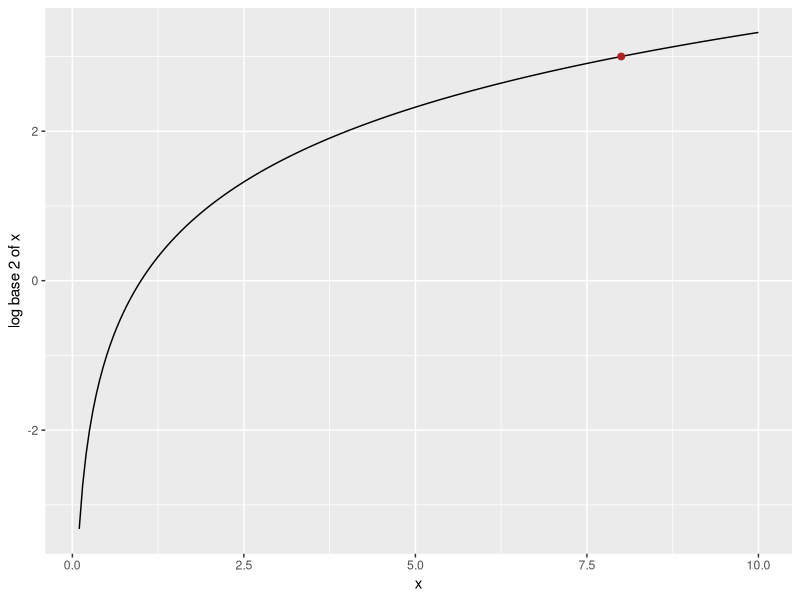

Write the R code that produced this figure.
## ---- chunk 1
#| code-fold: true
#| echo: !expr knitr::is_html_output()
#| message: false
#| warning: false
#| fig-alt: >-
#|   The graph of the logarithm to base 2 for x from 0.1 to 10. The curve
#|   rises steeply near 0, crosses the horizontal axis at x = 1, and keeps
#|   rising more slowly. A dot marks the point (8, 3).

x <- seq(0.1, 10, length.out = 200)
y <- log2(x)
curve <- tibble::tibble(x = x, y = y)
marked <- tibble::tibble(x = 8, y = 3)

log_plot <- ggplot2::ggplot(curve, ggplot2::aes(x = x, y = y)) +
  ggplot2::geom_line() +
  ggplot2::geom_point(data = marked, colour = "firebrick", size = 2) +
  ggplot2::labs(x = "x", y = "log base 2 of x")

log_plot
